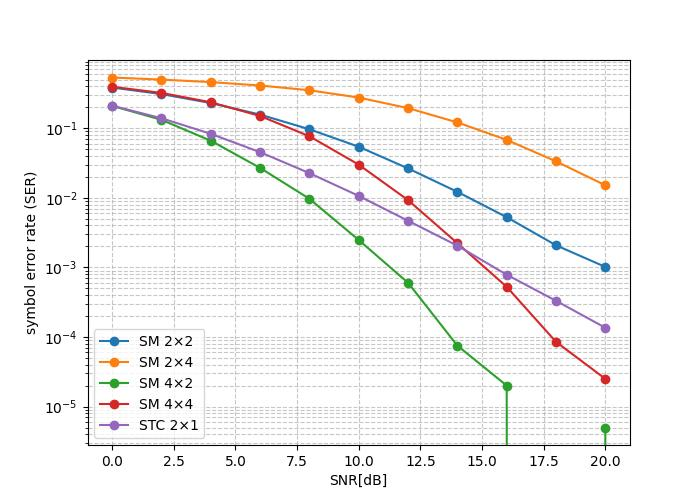

Write Python code to recreate this figure.
import itertools

import numpy as np
import matplotlib.pyplot as plt

from ex3 import simulate_stc_qpsk
# -------------------------------------------
# Spatial Multiplexing (Matrix Form)
# -------------------------------------------

def qpsk_mod(bits):
    """
    Gray-coded QPSK mapping.
    bits: shape (2, ...)
    """
    b0 = bits[0]
    b1 = bits[1]
    # Map bits to QPSK symbols
    # (00)-> +1+1j, (01)-> +1-1j, (11)-> -1-1j, (10)-> -1+1j
    symbols = (1 - 2*b0) + 1j*(1 - 2*b1)
    # Normalize to unit power
    return symbols / np.sqrt(2)

def generate_all_qpsk_combinations(sequence_length):
    """
    Generates all possible combinations of QPSK symbol sequences of a given length.

    :param sequence_length: The desired length of the symbol sequence.
    :return: A list of tuples, where each tuple is a unique QPSK symbol sequence.
    """
    # Use itertools.product to get the Cartesian product of the qpsk_points 
    # repeated 'sequence_length' times.
    qpsk_points = np.array([1+1j, 1-1j, -1+1j, -1-1j])/np.sqrt(2)
    all_combinations = list(itertools.product(qpsk_points, repeat=sequence_length))
    return np.array(all_combinations)


def simulate_sm_qpsk(snr_db_values, Nrx, Ntx, num_symbols=100000):
    ser = []
    # (dict_size=4^Ntx, Ntx) -> (1, Ntx, dict_size)
    dictionary = generate_all_qpsk_combinations(Ntx).T[np.newaxis, :, :]
    # Generate random QPSK bits and symbols (matrix form)
    bits = np.random.randint(0, 2, (2, num_symbols, Ntx, 1))
    s = qpsk_mod(bits)
    # shape (N, Ntx, 1)
        
    for snr_db in snr_db_values:
        snr = 10**(snr_db / 10)
        noise_var = 1 / (2 * snr)   # QPSK normalization
        
        # Rayleigh fading (matrix form)
        H = (np.random.randn(num_symbols, Nrx, Ntx)+ 1j*np.random.randn(num_symbols, Nrx, Ntx)) / np.sqrt(2*Ntx)
        
        # Noise
        n = (np.random.randn(num_symbols, Nrx, 1) + 1j*np.random.randn(num_symbols, Nrx, 1)) * np.sqrt(noise_var)
        
        # (N, Nrx, 1)
        y = H@s + n
        
        # (N, Nrx, 1) - (N, Nrx, Ntx)@(N, Ntx, dict_size) = (N, Nrx, dict_size) -> (N, dict_size)
        r = np.linalg.norm(y - H@dictionary, axis=1)
        
        # QPSK detection (slicing real & imag signs)
        idx = np.argmin(r, axis=1)
        # (1, Ntx, N) -> (N, Ntx, 1)
        s_hat = np.permute_dims(dictionary[:, :, idx], axes=(2, 1, 0))
        
        
        # Symbol errors
        errors = np.sum(s_hat != s) / Ntx
        ser.append(errors / num_symbols)
        
    return ser


# -------------------------------------------
# Run Simulation
# -------------------------------------------
SNR_dB = np.arange(0, 21, 2)

results_sm = simulate_sm_qpsk(SNR_dB, 2, 2)
results_sm_24 = simulate_sm_qpsk(SNR_dB, 2, 4)
results_sm_42 = simulate_sm_qpsk(SNR_dB, 4, 2)
results_sm_44 = simulate_sm_qpsk(SNR_dB, 4, 4)
results_stc = simulate_stc_qpsk(SNR_dB, 1)

# -------------------------------------------
# Plot
# -------------------------------------------
plt.figure(figsize=(7,5))
plt.semilogy(SNR_dB, results_sm, marker='o', label=f"SM 2×2")
plt.semilogy(SNR_dB, results_sm_24, marker='o', label=f"SM 2×4")
plt.semilogy(SNR_dB, results_sm_42, marker='o', label=f"SM 4×2")
plt.semilogy(SNR_dB, results_sm_44, marker='o', label=f"SM 4×4")

plt.semilogy(SNR_dB, results_stc, marker='o', label=f"STC 2×1")

plt.grid(True, which="both", linestyle='--', alpha=0.7)
plt.xlabel("SNR[dB]")
plt.ylabel("symbol error rate (SER)")
plt.legend()
plt.savefig("ex4.jpg")